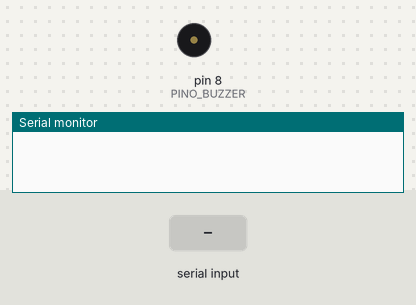
This sketch was run on a simulated Arduino Uno, built with avr-gcc and run on an emulated ATmega328P. Parts: buzzer (waves = sounding), the last lines printed to the serial monitor. The test bench sets the inputs (shaded band).

Above: at 1.2 s.
1.3 s: "a" received over Serial
At 3.4 s:
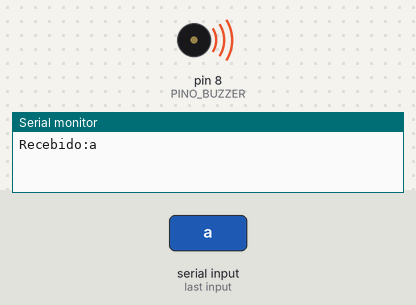
4.3 s: "1" received over Serial
Timing chart, 0 to 12.5 s (numbered marks = the images above; inputs shaded):
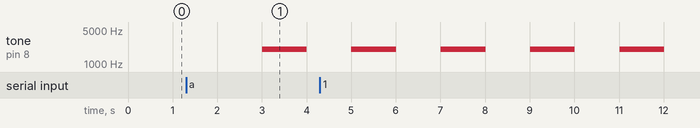

Measured:
- after the input at 1.3 s, tone on pin 8 (PINO_BUZZER): silent → 2000 Hz after 1.7 s, → silent 1.0 s later

The sketch:

buzzer.ino
```cpp
/*
   buzzer.ino

    Criado em: 13 de agosto de 2021
        Renan Augusto Starke
        Instituto Federal de Santa Catarina

        Aplicação exemplo com duas tarefas:
          - Acionar um Buzzer formando um alarme de 1 segundo ligado e 1 segundo desligado.
          - Buzzer/alarme é acionado se recebido 'a' pela serial.

                 Arduino Uno/Mega
                 -----------------
             /|\|                 |
              | |                 |
              --| RST             |
                |                 |        -+
    BUZZER <--  | D8              |- <- Rx  -  Cabo USB
                |                 |- -> Tx  -
                |                 |        -+
                |                 |

*/

#define PINO_BUZZER 8


/* Função SETUP é executa apenas uma vez
   ela é responsável pela configuração dos
   pinos do Arduino */
void setup() {

  /* Comunicação serial com o computador */
  Serial.begin(9600);
  while (!Serial);

  /* Configuração dos pinos como entrada ou saída */
  pinMode(PINO_BUZZER, OUTPUT);

  /* Mantém buzzer desligado se acionamento for PNP
     Troque para HIGH para LOW caso NPN
  */
  digitalWrite(PINO_BUZZER, HIGH);
}

/* Essas variáveis são globais pois é necessário
   manter os valores indenpendente do contexto de
   execução da função tarefa_1 */
const unsigned long periodo_tarefa_1 = 1000;
unsigned long tempo_tarefa_1 = 0;
int estado_alarme = LOW;
bool ligar_alarme = false;

/* Tarefa 1: pisca o LED a cada 1 segundo */
void tarefa_1() {

  unsigned long tempo_atual = millis();

  /* Hora de executa essa tarefa */
  if (tempo_atual - tempo_tarefa_1 > periodo_tarefa_1) {

    tempo_tarefa_1 = tempo_atual;

    if (ligar_alarme == true) {

      if (estado_alarme == HIGH) {
        estado_alarme = LOW;
        tone(PINO_BUZZER, 2000);
      }
      else {
        estado_alarme = HIGH;

        /* Depende do Buzzer:

           Se acionado com NPN, use apenas noTone(PINO_BUZZER);

           Se acionado com PNP, use abaixo para deixar o pino em nível alto.

            noTone(PINO_BUZZER);
            digitalWrite(PINO_BUZZER, HIGH);

        */
        noTone(PINO_BUZZER);
        digitalWrite(PINO_BUZZER, HIGH);
      }

    }
    else {
      noTone(PINO_BUZZER);
      digitalWrite(PINO_BUZZER, HIGH);
    }
  }

}

/* Tarefa 2: gerencia os comandos da porta serial */
void tarefa_2() {

  /* Caso tenha recebido algum dado do PC */
  if (Serial.available()) {
    char dado_recebido = Serial.read();

    /* Depuração */
    Serial.print("Recebido:");
    Serial.println(dado_recebido);

    if (dado_recebido == 'a')
      if (ligar_alarme == true)
        ligar_alarme = false;
      else
        ligar_alarme = true;

  }
}

/* Função loop() é responsável por escalonar as tarefas.
   Essa função é executada eternamete (enquanto o Arduino estiver
   energizado) */
void loop() {

  tarefa_1();

  tarefa_2();
}
```
